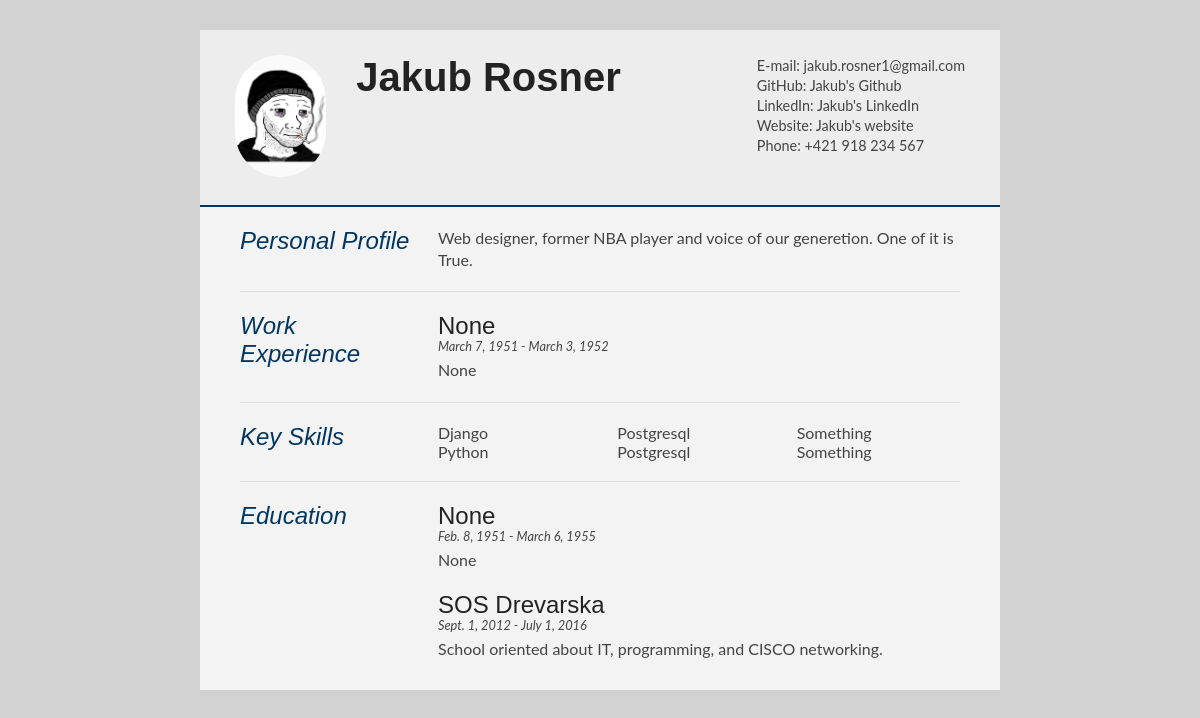
/template1 (signed in), run on an earlier commit of the app's database.
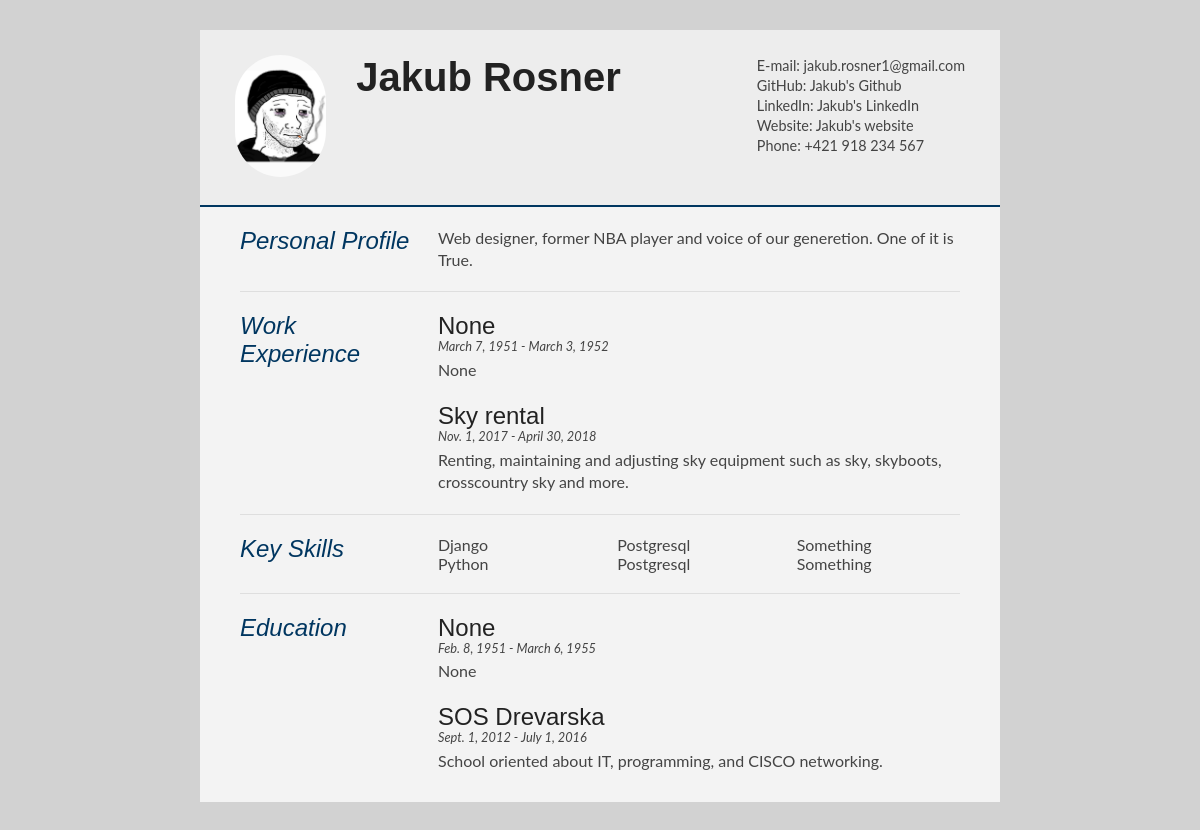
And on a later commit of the database.
### myapp/models.py (models this page shows, shortened)
class Experience(models.Model):
    user = models.ForeignKey(Profile, related_name="experience", null= True, on_delete=models.CASCADE)
    job_name = models.CharField(max_length=255,null= True)
    start_date = models.DateField(auto_now=False, auto_now_add=False, null = True, blank = True)
    end_date = models.DateField( auto_now=False, auto_now_add=False, null = True, blank = True)
    name = models.CharField(max_length=255,null= True,)
    description = models.TextField(max_length=500,null= True)

class KeySkill(models.Model):
    user = models.ForeignKey(Profile, related_name="skills", null= True, on_delete=models.CASCADE)
    skill = models.CharField(max_length=255, null= True, blank = True)

class Education(models.Model):
    user = models.ForeignKey(Profile, related_name="education", null= True, on_delete=models.CASCADE)
    school_name = models.CharField(max_length=255,null= True)
    start_date = models.DateField(auto_now=False, auto_now_add=False, null = True, blank = True,)
    end_date = models.DateField( auto_now=False, auto_now_add=False, null = True, blank = True)
    description = models.TextField(max_length=500,null= True)

### CVGEN/views.py (the view)
# urls.py: path('template1', Create_CV.as_view(), name = 'CV_1'),
class Create_CV(ListView):
    model = Profile
    template_name = "template1.html"

### CVGEN/templates/template1.html (shortened to what this page needs)
{%load static%}
<!DOCTYPE html>
<html>
<head>
<link type="text/css" rel="stylesheet" href="{% static 'CVGEN/css/style.css'%}">
</head>
<body id="top">
<div id="cv" class="instaFade">
	<div class="mainDetails">
		<div id="headshot" class="quickFade">
			{%if user.profile.profile_pic%}
				<img src="{{user.profile.profile_pic.url}}" alt="headshot" width="300" height="300" />
			{% else %}
				<img src="{% static 'CVGEN/images/headshot.jpg'%}" alt="headshot" />
			{% endif %}
		</div>
		<div id="name">
			<h1 class="quickFade delayTwo">{{user.first_name}} {{user.last_name}}</h1>
		</div>
		<div id="contactDetails" class="quickFade delayFour">
			<ul>
				<li>E-mail: {{user.email}}</li>
				{% if user.profile.github %}
					<li>GitHub: <a href="{{user.profile.github}}">{{user.first_name}}'s Github</a></li>
				{% endif %}
				{% if user.profile.linkedin %}
					<li>LinkedIn: <a href="{{user.profile.linkedin}}" >{{user.first_name}}'s LinkedIn</a></li>
				{% endif %}
				{% if user.profile.website%}
					<li>Website: <a href="{{user.profile.website}}">{{user.first_name}}'s website</a></li>
				{% endif %}
				{% if user.profile.phone %}
					<li>Phone: {{user.profile.phone}}</li>
				{% endif %}
			</ul>
		</div>
	</div>
	<div id="mainArea" class="quickFade delayFive">
		{% if user.profile.bio %}
		<section>
			<article>
				<div class="sectionTitle">
					<h1>Personal Profile</h1>
				</div>
				<div class="sectionContent">
					<p>{{user.profile.bio}}</p>
				</div>
			</article>
		</section>
		{% endif %}
		{% if user.profile.experience.all%}
		<section>
			<div class="sectionTitle">
				<h1>Work Experience</h1>
			</div>
			<div class="sectionContent">
			{% for experience in user.profile.experience.all %}
				<article>
					<h2>{{experience.job_name}}</h2>
					<p class="subDetails">{{experience.start_date}} - {{experience.end_date}}</p>
					<p>{{experience.description}}</p>
				</article>
			{% endfor %}
			</div>
		</section>
		{% endif %}
		{% if user.profile.skills.all %}
		<section>
			<div class="sectionTitle">
				<h1>Key Skills</h1>
			</div>
			<div class="sectionContent">
				<ul class="keySkills">
				{% for skill in user.profile.skills.all %}
					<li>{{skill.skill}}</li>
				{% endfor %}
				</ul>
			</div>
		</section>
		{% endif %}
		{% if user.profile.education.all %}
		<section>
			<div class="sectionTitle">
				<h1>Education</h1>
			</div>
			<div class="sectionContent">
				{% for education in user.profile.education.all %}
					<article>
						<h2>{{education.school_name}}</h2>
						<p class="subDetails">{{education.start_date}} - {{education.end_date}}</p>
						<p>{{education.description}}</p>
					</article>
				{% endfor %}
			</div>
		</section>
		{% endif %}
	</div>
</div>
</body>
</html>

What changed in the data, as far as the page shows it:
added Experience: job_name "Sky rental", start_date "Nov. 1, 2017", end_date "April 30, 2018", description "Renting, maintaining and adjusting sky equipment such as sky, skyboots, crosscountry sky and more."
